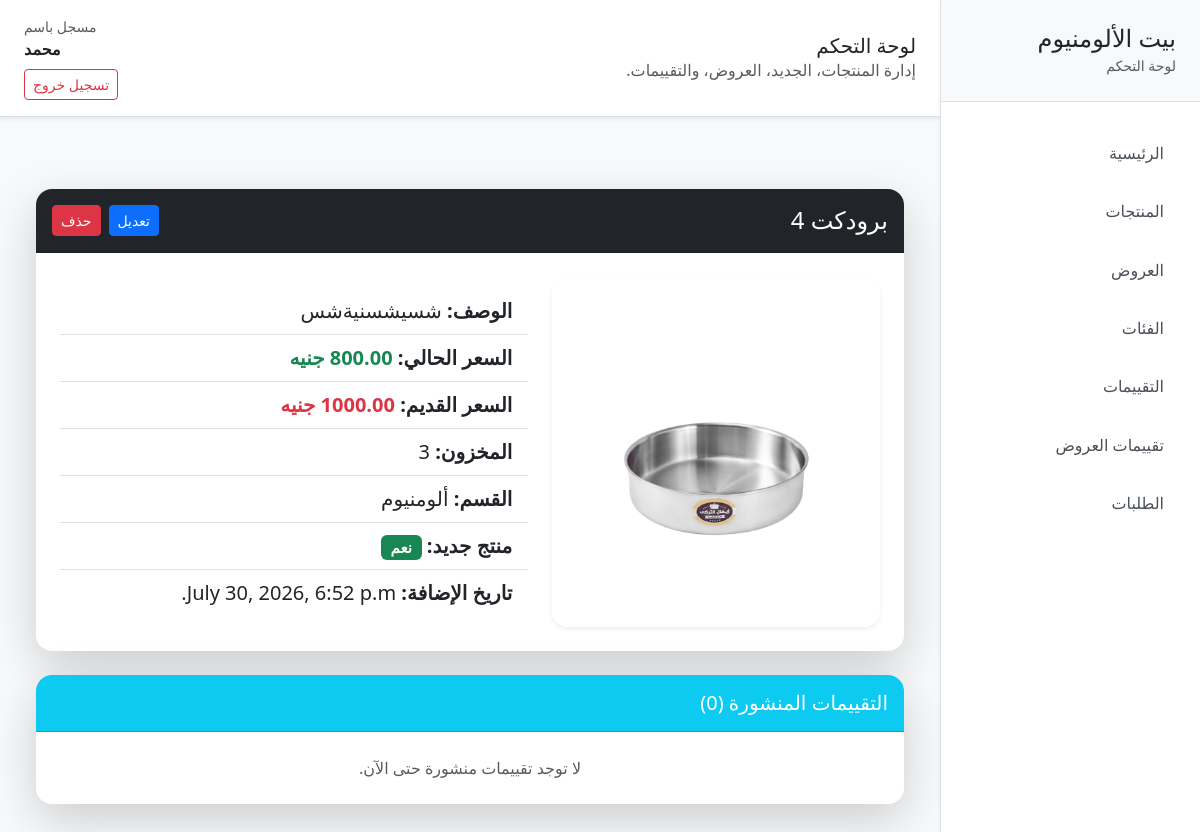
The app's page /7/details/ (signed in), older data.
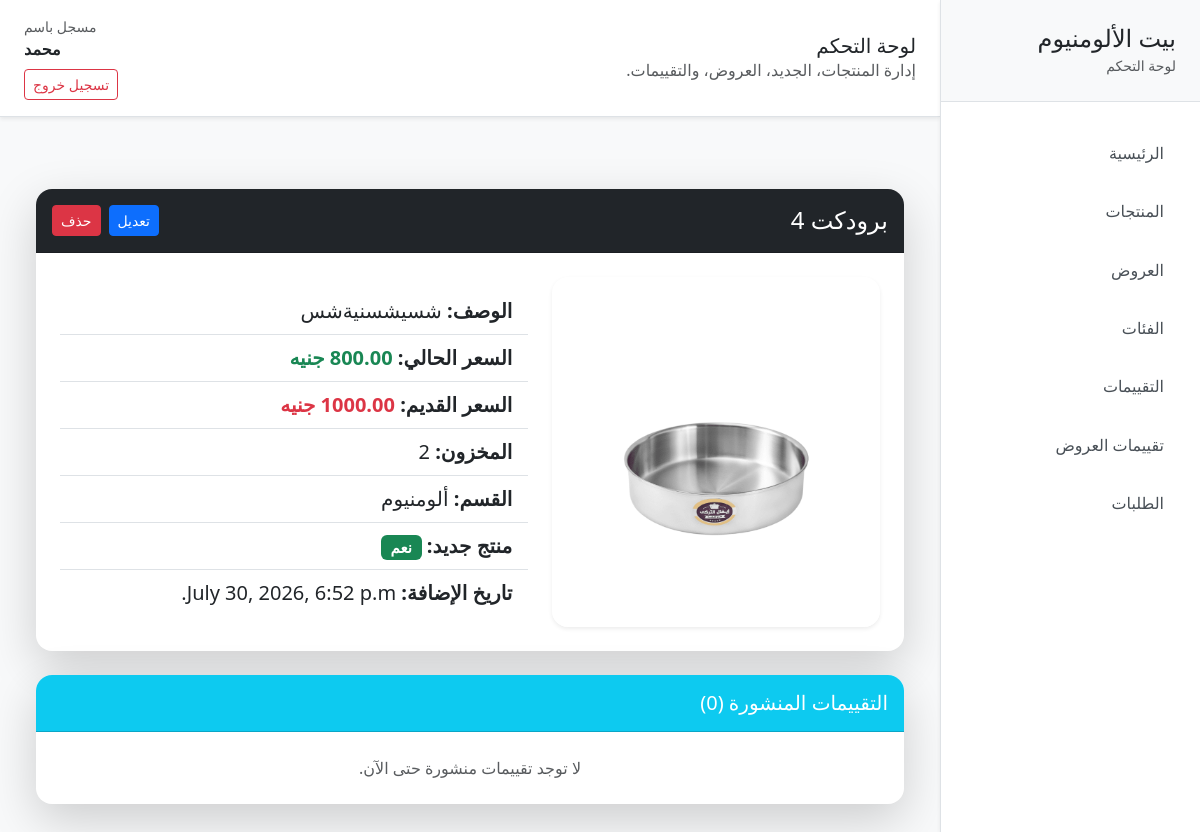
The same page, newer data.
### products/models.py (models this page shows, shortened)
class Product(models.Model):
    name = models.CharField(max_length=255)
    description = models.TextField()
    price = models.DecimalField(max_digits=10, decimal_places=2)
    old_price = models.DecimalField(
        max_digits=10,
        decimal_places=2,
        null=True,
        blank=True
    )
    image = models.ImageField(upload_to='products/')
    image_2 = models.ImageField(upload_to='products/', null=True, blank=True)
    image_3 = models.ImageField(upload_to='products/', null=True, blank=True)
    image_4 = models.ImageField(upload_to='products/', null=True, blank=True)
    image_5 = models.ImageField(upload_to='products/', null=True, blank=True)
    more_details = models.TextField(null=True, blank=True)
    specs = models.TextField(null=True, blank=True)
    features = models.TextField(null=True, blank=True)
    stock = models.PositiveIntegerField(default=0)
    category = models.ForeignKey(
        "products.Category",
        on_delete=models.SET_NULL,
        related_name="products",
        null=True,
        blank=True
    )
    is_new = models.BooleanField(default=False)
    is_featured_new_arrival = models.BooleanField(
        default=False,
        help_text="المنتج المميز اللي يظهر في قسم New Arrivals - منتج واحد بس ينفع يكون True"
    )
    added_at = models.DateTimeField(auto_now_add=True)

class Category(models.Model):
    name = models.CharField(max_length=100)
    def __str__(self):
        return self.name

### products/views.py (the view)
# urls.py: path('<int:pk>/details/', views.product_details, name='product_details'),
@login_required
def product_details(request, pk):
    product = get_object_or_404(Product, pk=pk)
    approved_reviews = product.reviews.filter(approved=True).order_by('-created_at')
    context = {
        'product': product,
        'approved_reviews': approved_reviews,
    }
    return render(request, 'products/product_details.html', context)

### products/templates/products/product_details.html (shortened to what this page needs)
{% extends 'products/base.html' %} {% block content %}
<div class="container py-5">
  <div class="card shadow-lg border-0 rounded-4 overflow-hidden">
    <div
      class="card-header bg-dark text-white d-flex justify-content-between align-items-center py-3"
    >
      <h2 class="h4 mb-0">{{ product.name }}</h2>
      <div class="d-flex gap-2">
        <a
          href="{% url 'products:edit_product' product.id %}"
          class="btn btn-sm btn-primary w-50"
        >
          تعديل
        </a>
        <form
          method="POST"
          action="{% url 'products:delete_product' product.id %}"
          onsubmit="return confirm('هل أنت متأكد من حذف المنتج؟');"
        >
          <button type="submit" class="btn btn-danger btn-sm">حذف</button>
        </form>
      </div>
    </div>
    <div class="card-body p-4">
      <div class="row g-4 align-items-center">
        <div class="col-md-5">
          <img
            src="{{ product.image.url }}"
            class="img-fluid rounded-4 shadow-sm w-100"
            style="height: 350px; object-fit: cover"
            alt="{{ product.name }}"
          />
        </div>
        <div class="col-md-7">
          <ul class="list-group list-group-flush fs-5">
            <li class="list-group-item">
              <strong>الوصف:</strong>
              {{ product.description }}
            </li>
            <li class="list-group-item">
              <strong>السعر الحالي:</strong>
              <span class="text-success fw-bold">
                {{ product.price }} جنيه
              </span>
            </li>
            {% if product.old_price %}
            <li class="list-group-item">
              <strong>السعر القديم:</strong>
              <span class="text-danger fw-bold">
                {{ product.old_price }} جنيه
              </span>
            </li>
            {% endif %}
            <li class="list-group-item">
              <strong>المخزون:</strong>
              {{ product.stock }}
            </li>
            <li class="list-group-item">
              <strong>القسم:</strong>
              {{ product.category }}
            </li>
            <li class="list-group-item">
              <strong>منتج جديد:</strong>
              {% if product.is_new %}
              <span class="badge bg-success">نعم</span>
              {% else %}
              <span class="badge bg-secondary">لا</span>
              {% endif %}
            </li>
            <li class="list-group-item">
              <strong>تاريخ الإضافة:</strong>
              {{ product.added_at }}
            </li>
          </ul>
        </div>
      </div>
    </div>
  </div>
  <div class="card shadow-lg border-0 rounded-4 overflow-hidden mt-4">
    <div class="card-header bg-info text-white py-3">
      <h5 class="mb-0">التقييمات المنشورة ({{ approved_reviews|length }})</h5>
    </div>
    <div class="card-body p-4">
      {% if approved_reviews %}
      <div class="row g-3">
        {% for review in approved_reviews %}
        <div class="col-md-6">
          <div class="card border-light h-100">
            <div class="card-header bg-light">
              <div class="d-flex justify-content-between align-items-start">
                <div>
                  <h6 class="mb-0">{{ review.name }}</h6>
                  <small class="text-muted">{{ review.email }}</small>
                </div>
                <span class="badge bg-warning text-dark"
                  >⭐ {{ review.rating }}/5</span
                >
              </div>
            </div>
            <div class="card-body">
              <p class="card-text">{{ review.comment }}</p>
            </div>
            <div class="card-footer bg-light">
              <small class="text-muted"
                >{{ review.created_at|date:'d/m/Y H:i' }}</small
              >
            </div>
          </div>
        </div>
        {% endfor %}
      </div>
      {% else %}
      <p class="text-muted text-center mb-0">
        لا توجد تقييمات منشورة حتى الآن.
      </p>
      {% endif %}
    </div>
  </div>
</div>
{% endblock %}

Row changes from the older to the newer data that the page shows:
changed Product "برودكت 4": stock "3" → "2"
